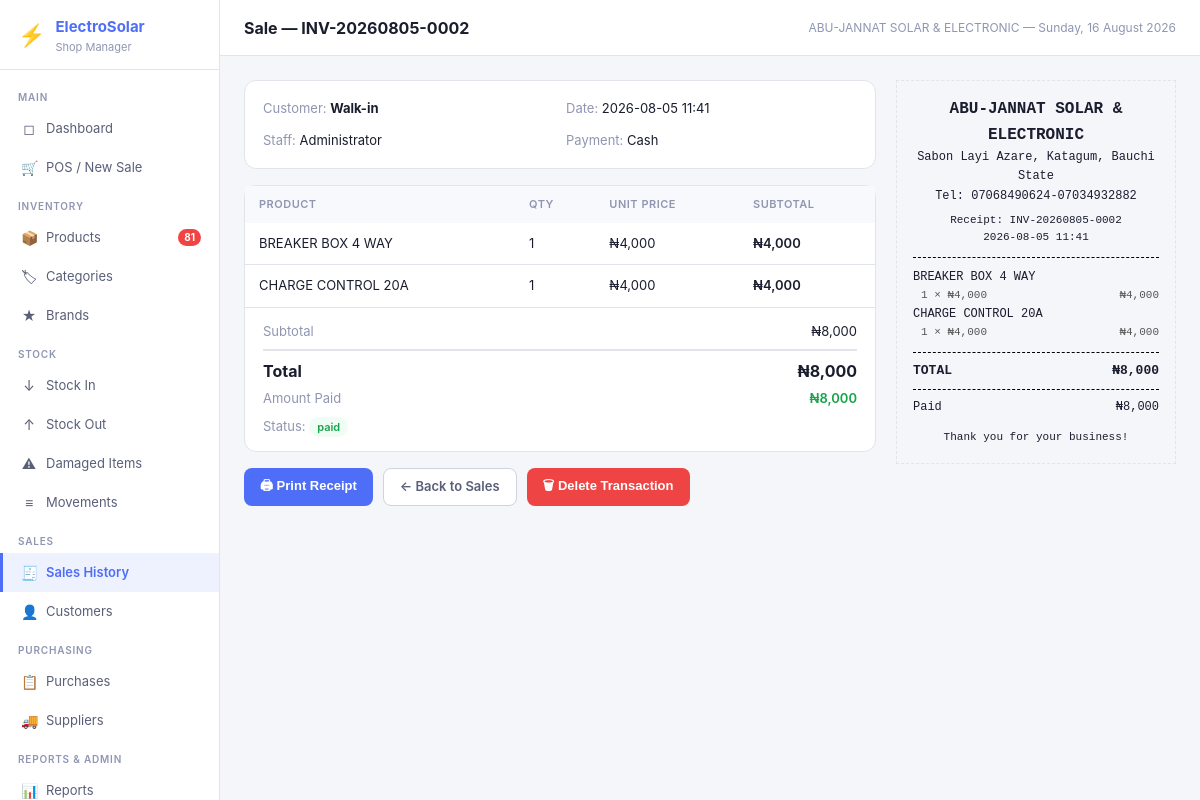
/sales/23 (signed in), run on the app's committed database.
### tables this page shows
CREATE TABLE sales (
            id INTEGER PRIMARY KEY AUTOINCREMENT,
            invoice_no TEXT UNIQUE NOT NULL,
            customer_id INTEGER REFERENCES customers(id),
            user_id INTEGER NOT NULL REFERENCES users(id),
            subtotal REAL NOT NULL DEFAULT 0,
            discount REAL NOT NULL DEFAULT 0,
            total REAL NOT NULL DEFAULT 0,
            amount_paid REAL NOT NULL DEFAULT 0,
            balance REAL NOT NULL DEFAULT 0,
            payment_method TEXT NOT NULL DEFAULT 'cash',
            status TEXT NOT NULL DEFAULT 'paid',
            notes TEXT,
            created_at TEXT NOT NULL DEFAULT (datetime('now'))
        , sales_type TEXT NOT NULL DEFAULT 'retail');

CREATE TABLE settings (
            key TEXT PRIMARY KEY,
            value TEXT
        );

CREATE TABLE users (
            id INTEGER PRIMARY KEY AUTOINCREMENT,
            username TEXT UNIQUE NOT NULL,
            password_hash TEXT NOT NULL,
            full_name TEXT NOT NULL,
            role TEXT NOT NULL DEFAULT 'staff',
            is_active INTEGER NOT NULL DEFAULT 1,
            created_at TEXT NOT NULL DEFAULT (datetime('now'))
        );

CREATE TABLE sale_items (
            id INTEGER PRIMARY KEY AUTOINCREMENT,
            sale_id INTEGER NOT NULL REFERENCES sales(id) ON DELETE CASCADE,
            product_id INTEGER NOT NULL REFERENCES products(id),
            product_name TEXT NOT NULL,
            quantity INTEGER NOT NULL,
            unit_price REAL NOT NULL,
            subtotal REAL NOT NULL
        );

### app.py (the view)
@app.route('/sales/<int:sid>')
@login_required
def sale_detail(sid):
    sale = query("""SELECT s.*, COALESCE(c.name,'Walk-in') customer_name,
        COALESCE(c.phone,'') customer_phone, u.full_name staff_name
        FROM sales s LEFT JOIN customers c ON s.customer_id=c.id JOIN users u ON s.user_id=u.id
        WHERE s.id=?""", (sid,), one=True)
    items = query("SELECT * FROM sale_items WHERE sale_id=?", (sid,))
    return render_template('receipt.html', sale=sale, items=items)

### app.py (called while the page is built)
def get_db():
    if 'db' not in g:
        g.db = sqlite3.connect(DB_PATH)
        g.db.row_factory = sqlite3.Row
        g.db.execute("PRAGMA foreign_keys = ON")
        g.db.execute("PRAGMA journal_mode = WAL")
    return g.db

def query(sql, args=(), one=False):
    cur = get_db().execute(sql, args)
    rv = cur.fetchall()
    return (rv[0] if rv else None) if one else rv

def login_required(f):
    @wraps(f)
    def decorated(*args, **kwargs):
        if 'user_id' not in session:
            return redirect(url_for('login'))
        return f(*args, **kwargs)
    return decorated

def current_user():
    return {'id': session.get('user_id'), 'username': session.get('username'),
            'full_name': session.get('full_name'), 'role': session.get('role')}

def get_settings():
    rows = query("SELECT key, value FROM settings")
    return {r['key']: r['value'] for r in rows}

@app.context_processor
def inject_globals():
    s = get_settings() if 'user_id' in session else {}
    low_stock = 0
    if 'user_id' in session:
        r = query("SELECT COUNT(*) as c FROM products WHERE is_active=1 AND quantity <= reorder_level", one=True)
        low_stock = r['c'] if r else 0
    return dict(settings=s, current_user=current_user(), low_stock_count=low_stock,
                now=datetime.now())

### templates/receipt.html (shortened to what this page needs)
{% extends 'base.html' %}{% block title %}Receipt {{ sale.invoice_no }}{% endblock %}{% block page_title %}Sale — {{ sale.invoice_no }}{% endblock %}
{% block content %}
{% set cur = settings.get('currency','₦') %}
<div style="display:flex;gap:20px;align-items:flex-start;">
  <div class="no-print" style="flex:1;">
    <div class="card" style="margin-bottom:16px;">
      <div class="card-body" style="display:grid;grid-template-columns:1fr 1fr;gap:12px;font-size:13px;">
        <div><span class="text-muted">Customer: </span><strong>{{ sale.customer_name }}</strong></div>
        <div><span class="text-muted">Date: </span>{{ sale.created_at[:16].replace('T',' ') }}</div>
        <div><span class="text-muted">Staff: </span>{{ sale.staff_name }}</div>
        <div><span class="text-muted">Payment: </span><span style="text-transform:capitalize;">{{ sale.payment_method.replace('_',' ') }}</span></div>
      </div>
    </div>
    <div class="card">
      <div class="table-wrap">
        <table><thead><tr><th>Product</th><th>Qty</th><th>Unit Price</th><th>Subtotal</th></tr></thead>
        <tbody>{% for item in items %}<tr>
          <td>{{ item.product_name }}</td><td>{{ item.quantity }}</td>
          <td>{{ cur }}{{ '{:,.0f}'.format(item.unit_price) }}</td>
          <td style="font-weight:600;">{{ cur }}{{ '{:,.0f}'.format(item.subtotal) }}</td>
        </tr>{% endfor %}</tbody></table>
      </div>
      <div style="padding:14px 18px;border-top:1px solid var(--border);font-size:13px;">
        <div style="display:flex;justify-content:space-between;margin-bottom:4px;"><span class="text-muted">Subtotal</span><span>{{ cur }}{{ '{:,.0f}'.format(sale.subtotal) }}</span></div>
        <div style="display:flex;justify-content:space-between;font-size:16px;font-weight:700;margin-top:8px;padding-top:8px;border-top:2px solid var(--border);"><span>Total</span><span>{{ cur }}{{ '{:,.0f}'.format(sale.total) }}</span></div>
        <div style="display:flex;justify-content:space-between;margin-top:6px;"><span class="text-muted">Amount Paid</span><span style="color:var(--success-text);font-weight:600;">{{ cur }}{{ '{:,.0f}'.format(sale.amount_paid) }}</span></div>
        <div style="margin-top:8px;"><span class="text-muted">Status: </span><span class="badge badge-{% if sale.status=='paid' %}success{% elif sale.status=='credit' %}warning{% else %}info{% endif %}">{{ sale.status }}</span></div>
      </div>
    </div>
    <div class="no-print" style="margin-top:16px;display:flex;gap:10px;">
      <button onclick="window.print()" class="btn" style="background:var(--accent);color:white;">🖨 Print Receipt</button>
      <a href="{{ url_for('sales') }}" class="btn btn-secondary">← Back to Sales</a>
      {% if current_user.role == 'admin' %}
      <form method="POST" action="{{ url_for('sales_delete', sid=sale.id) }}" style="display:inline;" onsubmit="return confirm('Are you sure you want to delete this transaction? This cannot be undone.');">
        <button type="submit" class="btn" style="background:var(--danger);color:white;">🗑 Delete Transaction</button>
      </form>
      {% endif %}
    </div>
  </div>
  <div class="receipt" style="width:280px;flex-shrink:0;border:1px dashed var(--border);padding:16px;">
    <div class="receipt-header">
      <h2>{{ settings.get('shop_name','ElectroSolar') }}</h2>
      {% if settings.get('shop_address') %}<p>{{ settings.shop_address }}</p>{% endif %}
      {% if settings.get('shop_phone') %}<p>Tel: {{ settings.shop_phone }}</p>{% endif %}
      <p style="margin-top:6px;font-size:11px;">Receipt: {{ sale.invoice_no }}</p>
      <p style="font-size:11px;">{{ sale.created_at[:16].replace('T',' ') }}</p>
    </div>
    <div class="receipt-items">
      {% for item in items %}
      <div>{{ item.product_name }}</div>
      <div class="receipt-item" style="padding-left:8px;font-size:11px;color:#555;">
        <span>{{ item.quantity }} × {{ cur }}{{ '{:,.0f}'.format(item.unit_price) }}</span>
        <span>{{ cur }}{{ '{:,.0f}'.format(item.subtotal) }}</span>
      </div>
      {% endfor %}
    </div>
    <hr class="receipt-divider">
    <div class="receipt-total"><span>TOTAL</span><span>{{ cur }}{{ '{:,.0f}'.format(sale.total) }}</span></div>
    <hr class="receipt-divider">
    <div class="receipt-item"><span>Paid</span><span>{{ cur }}{{ '{:,.0f}'.format(sale.amount_paid) }}</span></div>
    <div class="receipt-footer"><p>{{ settings.get('receipt_footer','Thank you!') }}</p></div>
  </div>
</div>
{% endblock %}

### templates/base.html (shortened to what this page needs)
<!DOCTYPE html>
<html lang="en">
<head>
<link rel="stylesheet" href="{{ url_for('static', filename='css/style.css') }}">
</head>
<body>
<div class="app-shell">
  <aside class="sidebar">
    <div class="sidebar-logo">
      <div class="logo-icon">⚡</div>
      <div>
        <h1>ElectroSolar</h1>
        <p>Shop Manager</p>
      </div>
    </div>
    <nav class="sidebar-nav">
      <div class="nav-section">Main</div>
      <a href="{{ url_for('dashboard') }}" class="nav-item {% if request.endpoint=='dashboard' %}active{% endif %}">
        <span class="nav-icon">◻</span> Dashboard
      </a>
      <a href="{{ url_for('pos') }}" class="nav-item {% if request.endpoint=='pos' %}active{% endif %}">
        <span class="nav-icon">🛒</span> POS / New Sale
      </a>
      <div class="nav-section">Inventory</div>
      <a href="{{ url_for('products') }}" class="nav-item {% if request.endpoint=='products' %}active{% endif %}">
        <span class="nav-icon">📦</span> Products
        {% if low_stock_count > 0 %}<span class="nav-badge">{{ low_stock_count }}</span>{% endif %}
      </a>
      <a href="{{ url_for('categories') }}" class="nav-item {% if request.endpoint=='categories' %}active{% endif %}">
        <span class="nav-icon">🏷</span> Categories
      </a>
      <a href="{{ url_for('brands') }}" class="nav-item {% if request.endpoint=='brands' %}active{% endif %}">
        <span class="nav-icon">★</span> Brands
      </a>
      <div class="nav-section">Stock</div>
      <a href="{{ url_for('stock_in') }}" class="nav-item {% if request.endpoint=='stock_in' %}active{% endif %}">
        <span class="nav-icon">↓</span> Stock In
      </a>
      <a href="{{ url_for('stock_out') }}" class="nav-item {% if request.endpoint=='stock_out' %}active{% endif %}">
        <span class="nav-icon">↑</span> Stock Out
      </a>
      <a href="{{ url_for('stock_damaged') }}" class="nav-item {% if request.endpoint=='stock_damaged' %}active{% endif %}">
        <span class="nav-icon">⚠</span> Damaged Items
      </a>
      <a href="{{ url_for('stock_movements') }}" class="nav-item {% if request.endpoint=='stock_movements' %}active{% endif %}">
        <span class="nav-icon">≡</span> Movements
      </a>
      <div class="nav-section">Sales</div>
      <a href="{{ url_for('sales') }}" class="nav-item {% if request.endpoint in ['sales','sale_detail'] %}active{% endif %}">
        <span class="nav-icon">🧾</span> Sales History
      </a>
      <a href="{{ url_for('customers') }}" class="nav-item {% if request.endpoint in ['customers','customer_history'] %}active{% endif %}">
        <span class="nav-icon">👤</span> Customers
      </a>
      <div class="nav-section">Purchasing</div>
      <a href="{{ url_for('purchases') }}" class="nav-item {% if request.endpoint in ['purchases','purchase_detail'] %}active{% endif %}">
        <span class="nav-icon">📋</span> Purchases
      </a>
      <a href="{{ url_for('suppliers') }}" class="nav-item {% if request.endpoint=='suppliers' %}active{% endif %}">
        <span class="nav-icon">🚚</span> Suppliers
      </a>
      <div class="nav-section">Reports & Admin</div>
      <a href="{{ url_for('reports') }}" class="nav-item {% if request.endpoint=='reports' %}active{% endif %}">
        <span class="nav-icon">📊</span> Reports
      </a>
    </nav>
  </aside>
  <div class="main-area">
    <header class="topbar">
      <h2>{% block page_title %}{% endblock %}</h2>
      <span class="topbar-meta">{{ settings.get('shop_name','ElectroSolar') }} — {{ now.strftime('%A, %d %B %Y') }}</span>
    </header>
    <main class="page-content">
      {% block content %}{% endblock %}
    </main>
  </div>
</div>
</body>
</html>

### static/css/style.css (style rules this page uses)
*, *::before, *::after { box-sizing: border-box; margin: 0; padding: 0; }
:root { --bg: #f5f6fa; --surface: #ffffff; --surface2: #f8f9fc; --border: #e2e4eb; --border2: #d0d3de; --text: #1a1d2e; --text2: #5a5f78; --text3: #9096b2; --accent: #4f6ef7; --accent-hover: #3b58e8; --accent-light: #eef1fe; --success: #22c55e; --success-bg: #f0fdf4; --success-text: #16a34a; --warning: #f59e0b; --warning-bg: #fffbeb; --warning-text: #b45309; --danger: #ef4444; --danger-bg: #fef2f2; --danger-text: #dc2626; --info: #3b82f6; --info-bg: #eff6ff; --info-text: #1d4ed8; --sidebar-w: 220px; --radius: 8px; --radius-lg: 12px; --shadow: 0 1px 3px rgba(0,0,0,0.08); --shadow-md: 0 4px 16px rgba(0,0,0,0.12); }
body { font-family: -apple-system, BlinkMacSystemFont, 'Segoe UI', 'Inter', sans-serif; font-size: 14px; color: var(--text); background: var(--bg); line-height: 1.5; -webkit-font-smoothing: antialiased; }
a { color: var(--accent); text-decoration: none; }
.app-shell { display: flex; min-height: 100vh; }
.sidebar { width: var(--sidebar-w); min-width: var(--sidebar-w); background: var(--surface); border-right: 1px solid var(--border); display: flex; flex-direction: column; position: sticky; top: 0; height: 100vh; overflow-y: auto; }
.sidebar-logo { padding: 16px 18px 14px; border-bottom: 1px solid var(--border); display: flex; align-items: center; gap: 10px; }
.logo-icon { font-size: 22px; }
.sidebar-logo h1 { font-size: 15px; font-weight: 700; color: var(--accent); }
.sidebar-logo p { font-size: 11px; color: var(--text3); }
.sidebar-nav { flex: 1; padding: 8px 0; }
.nav-section { padding: 12px 18px 4px; font-size: 10px; font-weight: 600; color: var(--text3); text-transform: uppercase; letter-spacing: 0.8px; }
.nav-item { display: flex; align-items: center; gap: 9px; padding: 9px 18px; font-size: 13px; color: var(--text2); text-decoration: none; border-left: 3px solid transparent; transition: all 0.12s; }
.nav-item.active { background: var(--accent-light); color: var(--accent); font-weight: 600; border-left-color: var(--accent); }
.nav-icon { font-size: 14px; width: 16px; text-align: center; flex-shrink: 0; }
.nav-badge { margin-left: auto; background: var(--danger); color: white; border-radius: 99px; font-size: 10px; font-weight: 700; padding: 1px 6px; }
.main-area { flex: 1; display: flex; flex-direction: column; min-width: 0; }
.topbar { padding: 0 24px; height: 56px; display: flex; align-items: center; justify-content: space-between; background: var(--surface); border-bottom: 1px solid var(--border); position: sticky; top: 0; z-index: 10; }
.topbar h2 { font-size: 16px; font-weight: 700; }
.topbar-meta { font-size: 12px; color: var(--text3); }
.page-content { flex: 1; padding: 24px; }
.card { background: var(--surface); border: 1px solid var(--border); border-radius: var(--radius-lg); }
.card-body { padding: 18px; }
.table-wrap { overflow-x: auto; }
table { width: 100%; border-collapse: collapse; font-size: 13px; }
thead { background: var(--surface2); }
th { padding: 10px 14px; text-align: left; font-size: 11px; font-weight: 600; color: var(--text3); text-transform: uppercase; letter-spacing: 0.5px; white-space: nowrap; }
td { padding: 11px 14px; border-bottom: 1px solid var(--border); vertical-align: middle; }
tr:last-child td { border-bottom: none; }
.btn { display: inline-flex; align-items: center; gap: 6px; padding: 8px 16px; font-size: 13px; font-weight: 600; border-radius: var(--radius); cursor: pointer; border: none; transition: all 0.12s; white-space: nowrap; text-decoration: none; }
.btn-secondary { background: var(--surface); color: var(--text2); border: 1px solid var(--border2); }
.badge { display: inline-flex; align-items: center; padding: 2px 8px; border-radius: 99px; font-size: 11px; font-weight: 600; }
.badge-success { background: var(--success-bg); color: var(--success-text); }
.receipt { font-family: 'Courier New', monospace; font-size: 12px; line-height: 1.6; }
.receipt-header { text-align: center; padding-bottom: 10px; border-bottom: 1px dashed #000; margin-bottom: 10px; }
.receipt-header h2 { font-size: 16px; font-weight: 900; }
.receipt-items { margin: 10px 0; }
.receipt-divider { border: none; border-top: 1px dashed #000; margin: 8px 0; }
.receipt-item { display: flex; justify-content: space-between; }
.receipt-total { display: flex; justify-content: space-between; font-weight: 700; font-size: 13px; }
.receipt-footer { text-align: center; margin-top: 12px; font-size: 11px; }
.text-muted { color: var(--text3); }

### data on the page
sales: invoice_no "INV-20260805-0002", created_at "2026-08-05 11:41", payment_method.replace "Cash", subtotal "8,000", total "8,000", amount_paid "8,000", status "paid"
settings: get "ABU-JANNAT SOLAR & ELECTRONIC"
users: staff_name "Administrator"
sale_items: product_name "BREAKER BOX 4 WAY", quantity "1", cur "₦", unit_price "4,000", subtotal "4,000"
sale_items: product_name "CHARGE CONTROL 20A", quantity "1", cur "₦", unit_price "4,000", subtotal "4,000"
settings: shop_address "Sabon Layi Azare, Katagum, Bauchi State"
settings: shop_phone "07068490624-07034932882"
settings: get "Thank you for your business!"

### other printed values
{{ low_stock_count }} "81"
{{ sale.customer_name }} "Walk-in"
{{ cur }} "₦"
